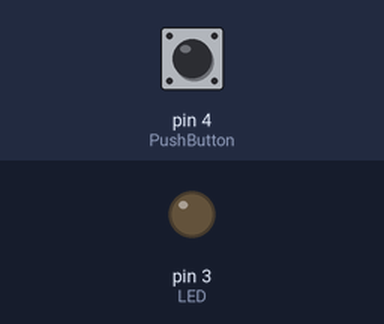
The sketch below on a simulated Arduino Uno, built with avr-gcc and run on an emulated ATmega328P. Parts: output pins drawn as LEDs (lit = HIGH). Inputs (shaded band) come from the test bench; at power-on: pin 4 (PushButton) LOW.

Above: at 1.2 s.
1.3 s: pin 4 (PushButton) pulled HIGH for 0.15 s
At 2.5 s:
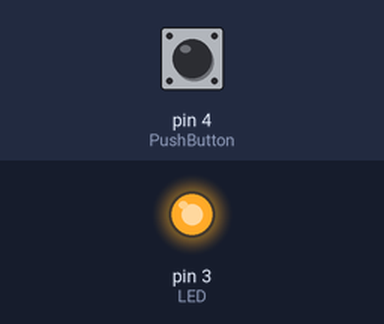
2.9 s: pin 4 (PushButton) pulled HIGH for 1 s
At 4.9 s:
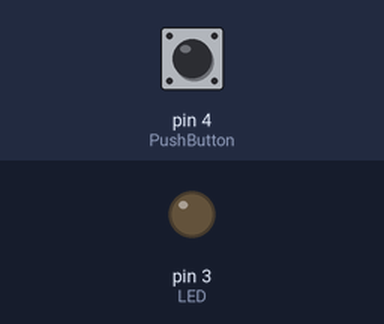
5.4 s: pin 4 (PushButton) pulled HIGH for 3.2 s
At 9.7 s:
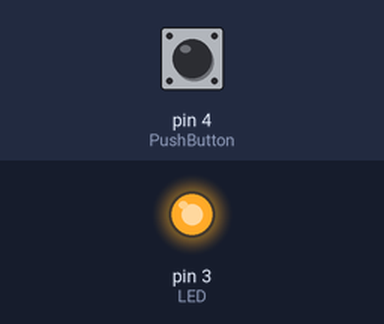
Timing chart, 0 to 11.2 s (numbered marks = the images above; inputs shaded):
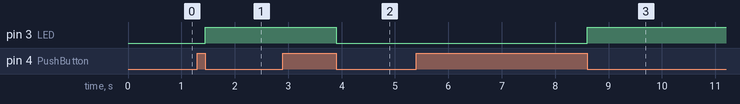

Measured:
- after the input at 1.3 s, pin 3 (LED): LOW → HIGH after 0.15 s
- after the input at 2.9 s, pin 3 (LED): HIGH → LOW after 1.0 s
- after the input at 5.4 s, pin 3 (LED): LOW → HIGH after 3.2 s

The sketch:

Code2.1.ino
```cpp
#define LED 3 //Bytt tallet 3 til tallet på den digital porten som du bruker.
#define PushButton 4 //Bytt tallet 4 til tallet på den digital porten som du bruker.


byte lastButtonState = LOW;
byte ledState = LOW;

void setup() {
  // put your setup code here, to run once:

  pinMode(LED,OUTPUT);
  pinMode(PushButton,INPUT);
}

void loop() {

byte  buttonState = digitalRead(PushButton);
  if (buttonState != lastButtonState) {
    lastButtonState = buttonState;
    if (buttonState == LOW) {
      ledState = (ledState == HIGH) ? LOW: HIGH;
      digitalWrite(LED, ledState);
    }
  }

}
```
